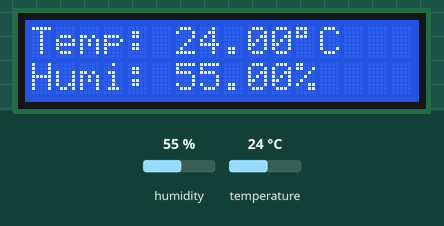
Bench run of a sketch on a simulated Arduino Uno, built with avr-gcc and run on an emulated ATmega328P. Shown: 16×2 character LCD. Inputs (shaded band) come from the test bench; at power-on: humidity 55 %, temperature 24 °C.

Above: at 2.7 s.
2.8 s: humidity set to 22 %
At 5.4 s:
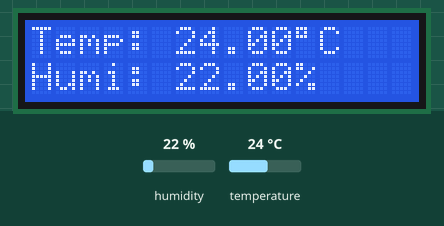
5.8 s: temperature set to 12 °C
At 6.5 s:
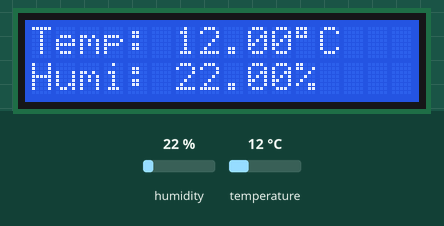
8.8 s: humidity set to 40 %
At 10.9 s:
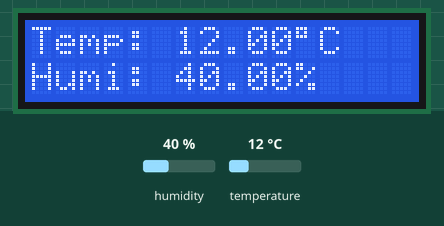
11.8 s: temperature set to 19 °C
At 13.1 s:
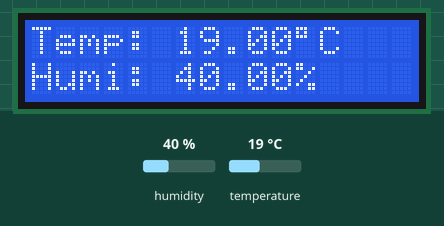
Timing chart, 0 to 14.8 s (numbered marks = the images above; inputs shaded):
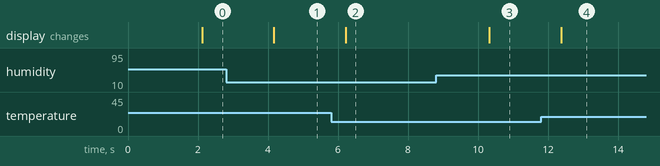

The sketch:

TemperatureSensor.ino
```cpp
/*
https://youtube.com/shorts/PP4d7iGK5cA?feature=share
Check out my execution of the Temperature Sensor Project using the Arduino Platform!
*/

#include <LiquidCrystal_I2C.h>
#include "DHT.h"
#define DHTPIN 2
#define DHTTYPE DHT11

LiquidCrystal_I2C lcd(0x3F, 16, 2);
DHT dht(DHTPIN, DHTTYPE);

void setup()
{
  dht.begin();
  lcd.init();
  lcd.backlight();
}

void loop()
{
  delay(2000);

  float humi  = dht.readHumidity();
  float tempC = dht.readTemperature();

  lcd.clear();
  // check if any reads failed
  if (isnan(humi) || isnan(tempC)) {
    lcd.setCursor(0, 0);
    lcd.print("Failed");
  } else {
    lcd.setCursor(0, 0);
    lcd.print("Temp: ");
    lcd.print(tempC);
    lcd.print((char)223);
    lcd.print("C");

    lcd.setCursor(0, 1);
    lcd.print("Humi: ");
    lcd.print(humi);
    lcd.print("%");
  }
}
```

Measured:
- after the input at 2.8 s, the display: changes after 1.4 s (image 1)
- after the input at 5.8 s, the display: changes after 0.42 s (image 2)
- after the input at 8.8 s, the display: changes after 1.5 s (image 3)
- after the input at 11.8 s, the display: changes after 0.57 s (image 4)
